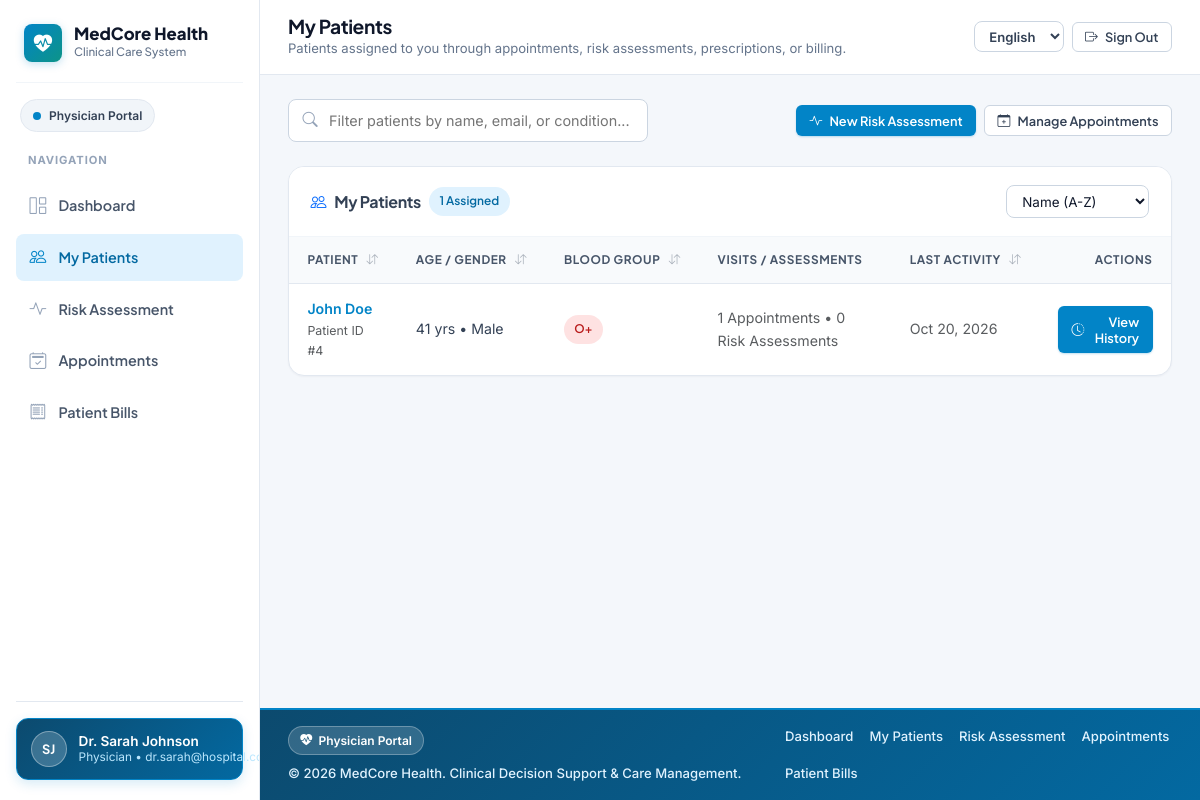
/doctor/patients.php (signed in), run on the app's committed database.
### tables this page shows
CREATE TABLE `users` (
    `id` INT NOT NULL AUTO_INCREMENT,
    `name` VARCHAR(255) NOT NULL,
    `email` VARCHAR(255) NOT NULL,
    `password_hash` VARCHAR(255) NOT NULL,
    `role` ENUM('admin', 'doctor', 'patient') NOT NULL,
    `created_at` TIMESTAMP DEFAULT CURRENT_TIMESTAMP,
    PRIMARY KEY (`id`),
    UNIQUE KEY `email` (`email`),
    INDEX `idx_role` (`role`),
    INDEX `idx_created_at` (`created_at`)
);

### includes/i18n.php (called while the page is built, shortened)
<?php
function getCurrentLang() {
    static $resolved = null;
    if ($resolved !== null) {
        return $resolved;
    }
    $lang = 'en';
    $resolved = $lang;
    return $resolved;
}
function loadTranslations($lang = null) {
    static $cache = [];
    $lang = $lang ?: getCurrentLang();
    if (!isset($cache['en'])) {
        $enFile = __DIR__ . '/lang/en.php';
        $cache['en'] = file_exists($enFile) ? require $enFile : [];
    }
    if ($lang === 'en') {
        return $cache['en'];
    }
    return $cache[$lang];
}
function t($key, $params = []) {
    $lang = getCurrentLang();
    $dict = loadTranslations($lang);
    $fallback = loadTranslations('en');
    $text = $dict[$key] ?? $fallback[$key] ?? $key;
    if (!empty($params) && is_array($params)) {
        foreach ($params as $pKey => $pVal) {
            $text = str_replace('{' . $pKey . '}', (string)$pVal, $text);
        }
    }
    return $text;
}
function e_t($key, $params = []) {
    return htmlspecialchars(t($key, $params), ENT_QUOTES, 'UTF-8');
}
function translateStatus($value) {
    $norm = strtolower(trim((string)$value));
    $map = [
        'pending' => 'status_pending',
        'confirmed' => 'status_confirmed',
        'completed' => 'status_completed',
        'cancelled' => 'status_cancelled',
        'rejected' => 'status_rejected',
        'unpaid' => 'status_unpaid',
        'paid' => 'status_paid',
        'partial' => 'status_partial',
        'analyzed' => 'status_analyzed',
        'reviewed_by_doctor' => 'status_reviewed',
        'admin' => 'role_admin',
        'doctor' => 'role_doctor',
        'patient' => 'role_patient',
        'male' => 'gender_male',
        'female' => 'gender_female',
        'other' => 'gender_other',
        'yes' => 'yes',
        'no' => 'no',
    ];
    if (isset($map[$norm])) {
        return t($map[$norm]);
    }
    return (string)$value;
}

### config/db.php (called while the page is built, shortened)
<?php
require_once __DIR__ . '/../includes/i18n.php';
function formatDate($date, $format = 'M d, Y') {
    $timestamp = is_numeric($date) ? (int)$date : strtotime($date);
    return date($format, $timestamp);
}
function calculateAge($dob) {
    try {
        $birthDate = new DateTime($dob);
        $today = new DateTime();
        return $today->diff($birthDate)->y;
    } catch (Exception $e) {
        return '--';
    }
}

### doctor/patients.php (the view, shortened to what this page needs)
<?php
require_once __DIR__ . '/../config/db.php';
$doctorId = getCurrentUserId();
$patients = [];
try {
    $pdo = getDBConnection();
    $stmt = $pdo->prepare("
        SELECT u.id, u.name, u.email, pp.dob, pp.gender, pp.blood_group, pp.chronic_conditions, pp.contact_number,
               (SELECT COUNT(*) FROM appointments a2 WHERE a2.patient_id = u.id AND a2.doctor_id = ?) AS total_appointments,
               (SELECT COUNT(*) FROM diagnostic_records dr2 WHERE dr2.patient_id = u.id AND dr2.doctor_id = ?) AS total_assessments,
               (SELECT MAX(COALESCE(a3.appointment_date, DATE(dr3.created_at)))
                FROM users u2
                LEFT JOIN appointments a3 ON a3.patient_id = u2.id AND a3.doctor_id = ?
                LEFT JOIN diagnostic_records dr3 ON dr3.patient_id = u2.id AND dr3.doctor_id = ?
                WHERE u2.id = u.id) AS last_interaction,
               (SELECT dr4.clinical_risk_score FROM diagnostic_records dr4 WHERE dr4.patient_id = u.id AND dr4.doctor_id = ? ORDER BY dr4.created_at DESC LIMIT 1) AS latest_risk_score
        FROM users u
        LEFT JOIN patient_profiles pp ON u.id = pp.user_id
        WHERE u.role = 'patient'
          AND (
              EXISTS (SELECT 1 FROM appointments a WHERE a.patient_id = u.id AND a.doctor_id = ?)
              OR EXISTS (SELECT 1 FROM diagnostic_records dr WHERE dr.patient_id = u.id AND dr.doctor_id = ?)
              OR EXISTS (SELECT 1 FROM prescriptions_and_reminders pr WHERE pr.patient_id = u.id AND pr.doctor_id = ?)
              OR EXISTS (SELECT 1 FROM bills b WHERE b.patient_id = u.id AND b.doctor_id = ?)
          )
        ORDER BY u.name ASC
    ");
    $stmt->execute([$doctorId, $doctorId, $doctorId, $doctorId, $doctorId, $doctorId, $doctorId, $doctorId, $doctorId]);
    $patients = $stmt->fetchAll();
} catch (PDOException $e) {
    error_log("Doctor Patients Error: " . $e->getMessage());
    $error = t('msg_error');
}
include __DIR__ . '/../includes/portal_header.php';
?>
<div class="d-flex flex-wrap justify-content-between align-items-center gap-3 mb-4">
    <div class="input-group-modern" style="max-width: 360px; flex: 1;">
        <input type="text" id="patientsSearchInput" class="form-control-modern" placeholder="<?php echo e_t('ph_filter_patients'); ?>" onkeyup="filterPatientsList()">
    </div>
    <div class="d-flex gap-2">
        <a href="<?php echo BASE_URL; ?>/doctor/workstation.php" class="btn-modern btn-modern-primary btn-modern-sm">
            <i class="bi bi-activity"></i> <?php echo e_t('btn_new_risk'); ?>
        </a>
        <a href="<?php echo BASE_URL; ?>/doctor/appointments.php" class="btn-modern btn-modern-outline btn-modern-sm">
            <i class="bi bi-calendar-plus"></i> <?php echo e_t('btn_manage_appts'); ?>
        </a>
    </div>
</div>
<div class="card-modern">
    <div class="card-header-modern">
        <div class="d-flex align-items-center gap-2">
            <h5 class="h6 fw-bold mb-0"><i class="bi bi-people text-primary me-2"></i><?php echo e_t('doc_patients_title'); ?></h5>
            <span class="badge-modern badge-modern-primary"><?php echo e_t('doc_assigned_badge', ['n' => count($patients)]); ?></span>
        </div>
        <select class="form-select-modern form-select-sm" style="width:auto;" onchange="sortTableBySelect('myPatientsTable', this)">
            <option value="0:text:asc"><?php echo e_t('sort_name_asc'); ?></option>
        </select>
    </div>
    <div class="card-body-modern p-0">
        <?php if (empty($patients)): ?>
            <div class="text-center py-5">
                <div class="dropzone-icon-wrap bg-slate-100 text-slate-400 mb-2"><i class="bi bi-people"></i></div>
                <h6 class="fw-bold text-slate-800"><?php echo e_t('empty_doc_patients_title'); ?></h6>
                <p class="text-muted small mb-3"><?php echo e_t('empty_doc_patients_desc'); ?></p>
                <a href="<?php echo BASE_URL; ?>/doctor/appointments.php" class="btn-modern btn-modern-primary btn-modern-sm">
                    <i class="bi bi-calendar-plus"></i> <?php echo e_t('btn_schedule_appt'); ?>
                </a>
            </div>
        <?php else: ?>
            <div class="table-responsive">
                <table class="table-modern" id="myPatientsTable">
                    <thead>
                        <tr>
                            <th class="sortable-th" onclick="sortTable('myPatientsTable', 0, 'text')"><?php echo e_t('col_patient'); ?> <span class="sort-indicator"><i class="bi bi-arrow-down-up"></i></span></th>
                            <th class="sortable-th" onclick="sortTable('myPatientsTable', 1, 'number')"><?php echo e_t('col_age_gender'); ?> <span class="sort-indicator"><i class="bi bi-arrow-down-up"></i></span></th>
                            <th class="sortable-th" onclick="sortTable('myPatientsTable', 2, 'text')"><?php echo e_t('col_blood_group'); ?> <span class="sort-indicator"><i class="bi bi-arrow-down-up"></i></span></th>
                            <th><?php echo e_t('col_visits_assessments'); ?></th>
                            <th class="sortable-th" onclick="sortTable('myPatientsTable', 4, 'date')"><?php echo e_t('col_last_activity'); ?> <span class="sort-indicator"><i class="bi bi-arrow-down-up"></i></span></th>
                            <th class="text-end"><?php echo e_t('label_actions'); ?></th>
                        </tr>
                    </thead>
                    <tbody>
                        <?php foreach ($patients as $pat): ?>
                            <?php $age = !empty($pat['dob']) ? calculateAge($pat['dob']) : '--'; ?>
                            <tr class="patient-list-row">
                                <td data-sort="<?php echo htmlspecialchars($pat['name']); ?>">
                                    <a href="<?php echo BASE_URL; ?>/doctor/patient_history.php?id=<?php echo (int)$pat['id']; ?>" class="fw-semibold text-slate-900">
                                        <?php echo htmlspecialchars($pat['name']); ?>
                                    </a>
                                    <div class="extra-small text-muted"><?php echo e_t('label_patient_id'); ?> #<?php echo (int)$pat['id']; ?></div>
                                </td>
                                <td data-sort="<?php echo is_numeric($age) ? $age : 0; ?>" class="small">
                                    <?php echo $age !== '--' ? $age . ' ' . e_t('label_yrs') : '--'; ?> &bull; <?php echo htmlspecialchars(translateStatus($pat['gender'] ?? 'Other')); ?>
                                </td>
                                <td data-sort="<?php echo htmlspecialchars($pat['blood_group'] ?? ''); ?>">
                                    <span class="badge-modern badge-modern-danger"><?php echo htmlspecialchars($pat['blood_group'] ?? 'N/A'); ?></span>
                                </td>
                                <td class="small text-muted">
                                    <?php echo (int)$pat['total_appointments']; ?> <?php echo e_t('hist_tab_appts'); ?> &bull; <?php echo (int)$pat['total_assessments']; ?> <?php echo e_t('hist_tab_risk'); ?>
                                </td>
                                <td data-sort="<?php echo htmlspecialchars($pat['last_interaction'] ?? ''); ?>" class="small text-muted">
                                    <?php echo $pat['last_interaction'] ? formatDate($pat['last_interaction']) : '--'; ?>
                                </td>
                                <td class="text-end">
                                    <a href="<?php echo BASE_URL; ?>/doctor/patient_history.php?id=<?php echo (int)$pat['id']; ?>" class="btn-modern btn-modern-primary btn-modern-sm">
                                        <i class="bi bi-clock-history"></i> <?php echo e_t('btn_view_history'); ?>
                                    </a>
                                </td>
                            </tr>
                        <?php endforeach; ?>
                    </tbody>
                </table>
            </div>
        <?php endif; ?>
    </div>
</div>
<?php
include __DIR__ . '/../includes/portal_footer.php';
?>

### data on the page
users: name "John Doe", id "4", age "41", blood_group "O+", total_appointments "1", total_assessments "0", last_interaction "Oct 20, 2026"

### other printed values
e_t('app_name') "MedCore Health"
e_t('clinical_care_system') "Clinical Care System"
$__portalLabel "Physician Portal"
e_t('nav_navigation') "NAVIGATION"
$__item['label'] "Dashboard"
$__item['label'] "My Patients"
$__item['label'] "Risk Assessment"
$__item['label'] "Appointments"
$__item['label'] "Patient Bills"
$__initials "SJ"
$__userName "Dr. Sarah Johnson"
$__roleLabel "Physician"
$page_title "My Patients"
$page_subtitle "Patients assigned to you through appointments, risk assessments, prescriptions, or billing."
e_t('nav_sign_out') "Sign Out"
